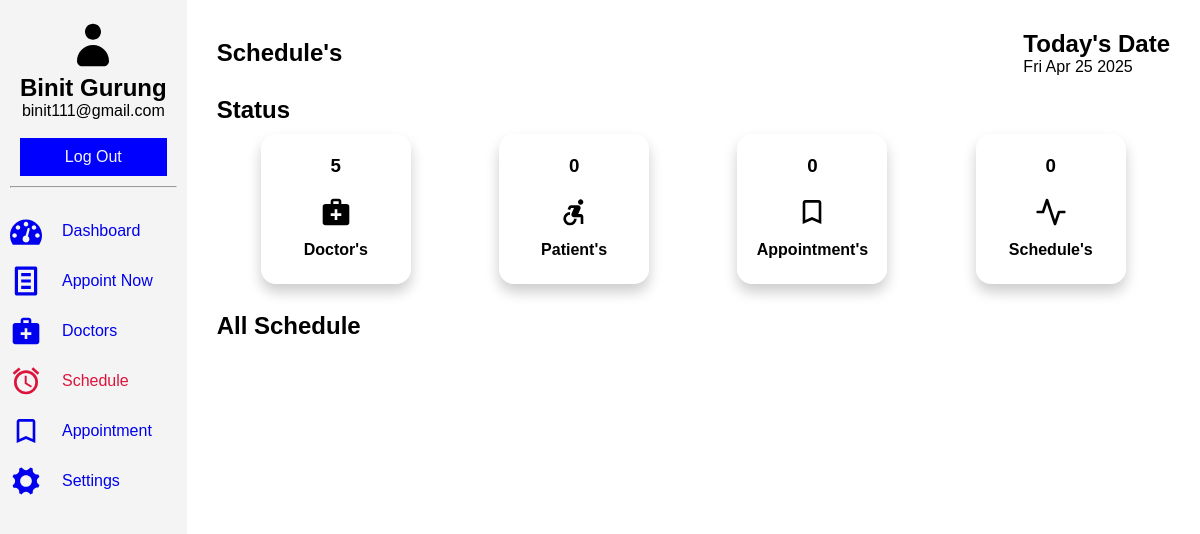
/patient/schedule.php (signed in), run on an earlier commit of the app's database.
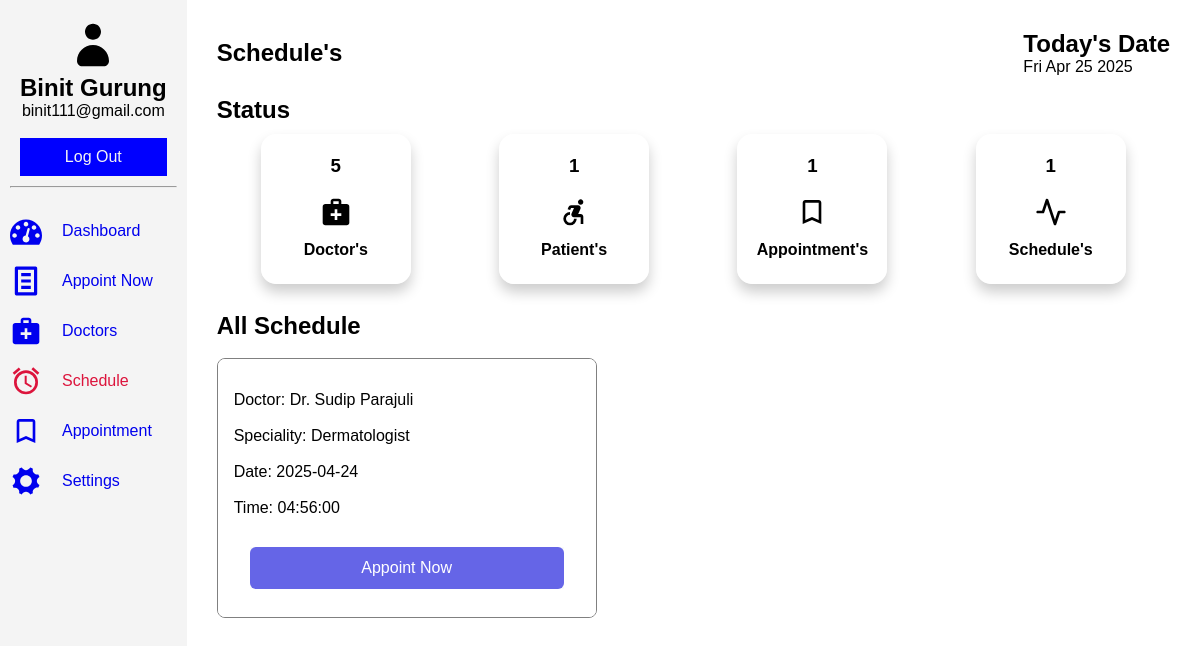
And on a later commit of the database.
### tables this page shows
CREATE TABLE `schedule` (
  `id` int(11) NOT NULL,
  `sid` int(11) NOT NULL,
  `time` time NOT NULL,
  `did` int(11) NOT NULL,
  `date` date NOT NULL
);

CREATE TABLE `doctor` (
  `id` int(11) NOT NULL,
  `fname` varchar(60) NOT NULL,
  `latitude` double NOT NULL,
  `longitude` double NOT NULL,
  `email` varchar(60) NOT NULL,
  `password` varchar(60) NOT NULL,
  `phone` varchar(60) NOT NULL,
  `address` varchar(255) NOT NULL,
  `image_name` varchar(255) NOT NULL,
  `image_path` varchar(255) NOT NULL,
  `sid` int(11) DEFAULT NULL,
  `created_at` timestamp NULL DEFAULT current_timestamp()
);

CREATE TABLE `specialities` (
  `id` int(11) NOT NULL,
  `title` varchar(60) NOT NULL,
  `description` text NOT NULL,
  `image_name` varchar(60) NOT NULL,
  `image_path` varchar(255) NOT NULL,
  `created_at` timestamp NULL DEFAULT current_timestamp()
);

### patient/schedule.php (the view, shortened to what the changed rows need)
<?php
    include('../connection.php');
    $sql = "SELECT sp.title, sc.time, doc.fname, sc.date from schedule as sc INNER JOIN specialities as sp ON sc.sid = sp.id INNER JOIN doctor as doc ON sc.did = doc.id";
    $result = mysqli_query($conn, $sql);
    $useremail = $_SESSION["username_patient"];
    $usql = "SELECT fullname FROM register where email='$useremail';";
    $uresult = mysqli_query($conn, $usql);
    $urow = mysqli_fetch_assoc($uresult);
?>
<!DOCTYPE html>
<html lang="en">
<head>
    <link rel="stylesheet" href="../assets/dash1.css">
</head>
<body>
    <section class="dashboard">
        <div class="sidebar">
            <header>
                <h1><?php echo $urow['fullname']; ?></h1>
                <p><?php echo ''. $_SESSION['username_patient']. ''; ?></p><br>
            </header>
        </div>
        <div class="main">
            <div class="head">
                <div class="head-bar">
                    <h2>Schedule's</h2>
                </div>
                <div class="date-container">
                    <h1>Today's Date</h1>
                </div>
            </div>
            <div class="status">
                <div class="status-bar">
                    <h2>Status</h2>
                </div>
                <div class="dash-collection">
                    <div class="doc">
                        <?php
                            $psql = "SELECT * FROM patient";
                            $presult = mysqli_query($conn, $psql);
                            if($prow = mysqli_num_rows($presult)){
                                echo '<h3>'.$prow.'</h3>';
                            }else{
                                echo '<h3>0</h3>';
                            }
                        ?>
                        <svg class="icon icon-accessible_forward"><use xlink:href="#icon-accessible_forward"></use></svg><br>
                        <h4>Patient's</h4><br>
                    </div>
                    <div class="doc">
                        <?php
                            $asql = "SELECT * FROM appointment";
                            $aresult = mysqli_query($conn, $asql);
                            if($arow = mysqli_num_rows($aresult)){
                                echo '<h3>'.$arow.'</h3>';
                            }else{
                                echo '<h3>0</h3>';
                            }
                        ?>
                        <svg class="icon icon-bookmark_outline"><use xlink:href="#icon-bookmark_outline"></use></svg><br>
                        <h4>Appointment's</h4><br>
                    </div>
                    <div class="doc">
                        <?php
                            $ssql = "SELECT * FROM schedule";
                            $sresult = mysqli_query($conn, $ssql);
                            if($srow = mysqli_num_rows($sresult)){
                                echo '<h3>'.$srow.'</h3>';
                            }else{
                                echo '<h3>0</h3>';
                            }
                        ?>
                        <svg class="icon icon-activity"><use xlink:href="#icon-activity"></use></svg><br>
                        <h4>Schedule's</h4><br>
                    </div>
                </div>
            </div><br>
            <div class="sessions">
                <div>
                <h2>All Schedule</h2><br>
                </div>
                <div class="cards">
                    <?php
                        while($row = mysqli_fetch_assoc($result)){
                    ?>
                    <div class="card">
                        <div class="title">
                        <div class="content">
                            <p>Doctor:
                                <?php echo $row['fname'];
                                ?></p><br>
                            <p>Speciality: <?php echo $row['title'];?></p><br>
                            <p>Date: <?php echo $row['date'] ?></p><br>
                            <p>Time: <?php echo $row['time'] ?></p><br>
                        </div>
                        <div class="actions">
                                <button class="book" type="submit"><a href="../patient/form.php">Appoint Now</a></button>
                        </div>
                    </div>
                </div>
                <?php
                }
            ?>
            </div>
        </div>
    </section>
</body>
</html>

What changed in the data, as far as the page shows it:
added schedule: did.fname "Dr. Sudip Parajuli", sid.title "Dermatologist", date "2025-04-24", time "04:56:00"
Also different on the page:
$prow: (not shown) → "1"
$arow: (not shown) → "1"
$srow: (not shown) → "1"
text no longer shown: "0 0 0"
